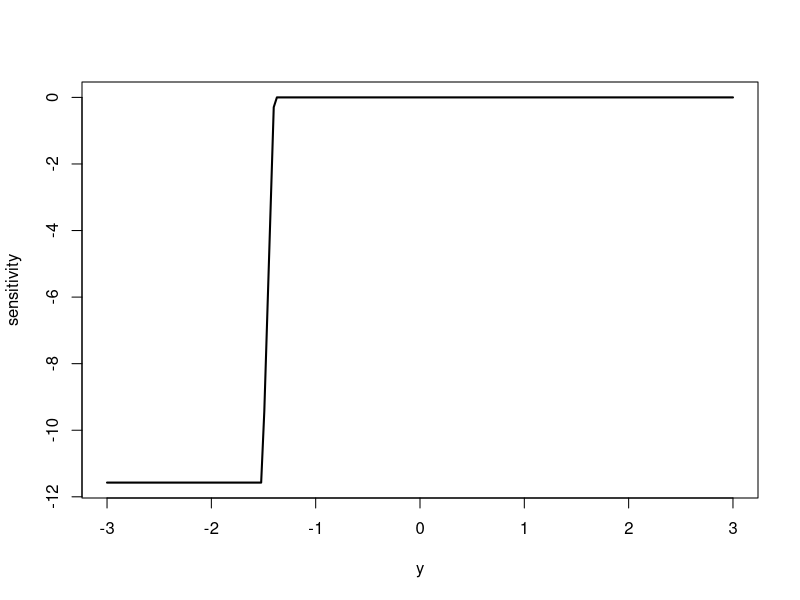
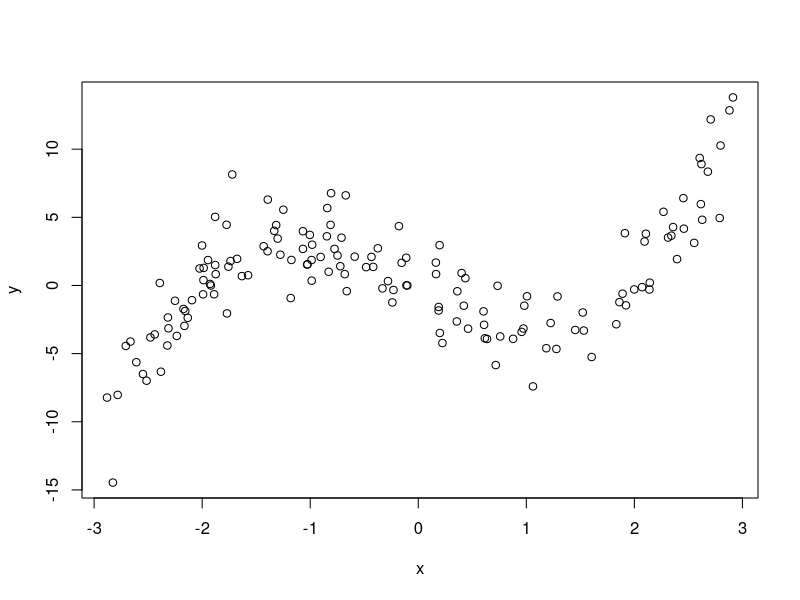
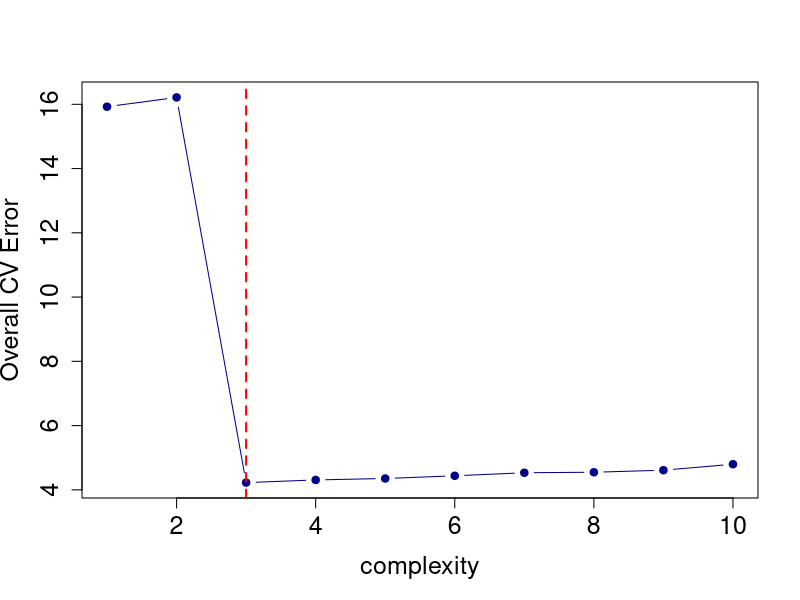
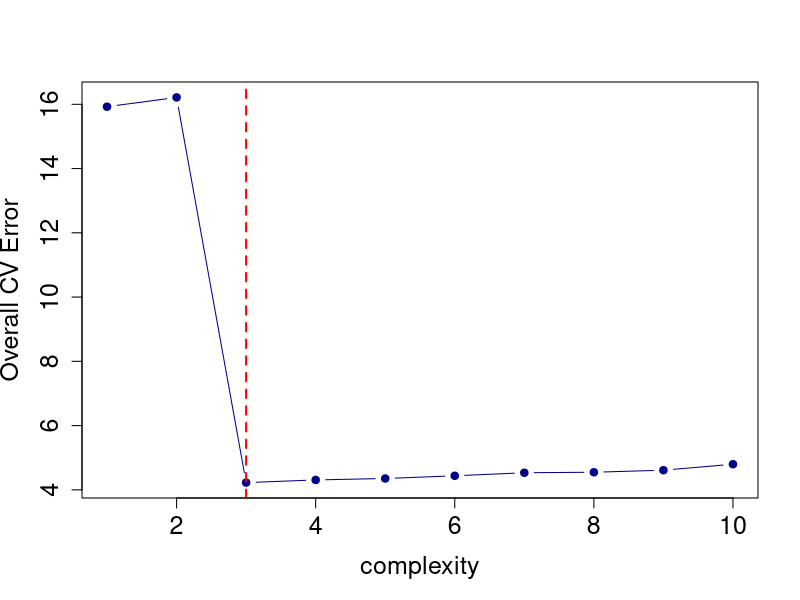
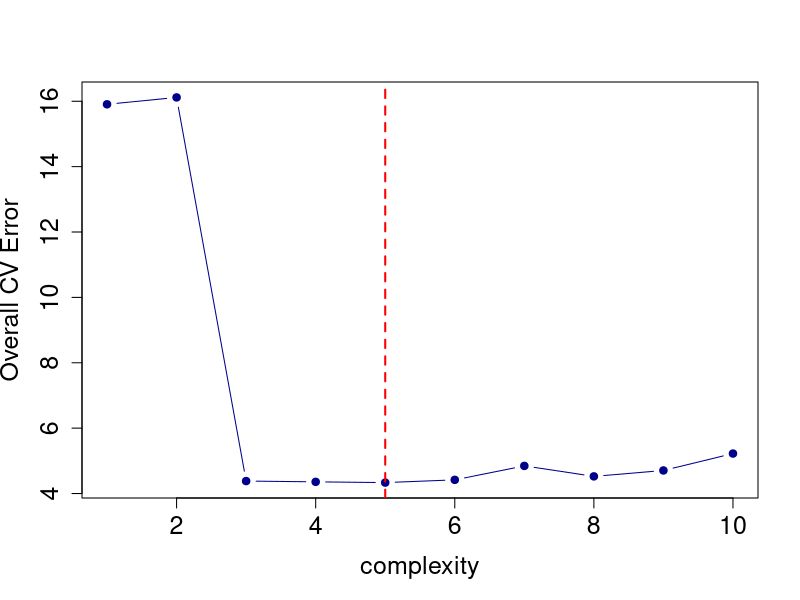
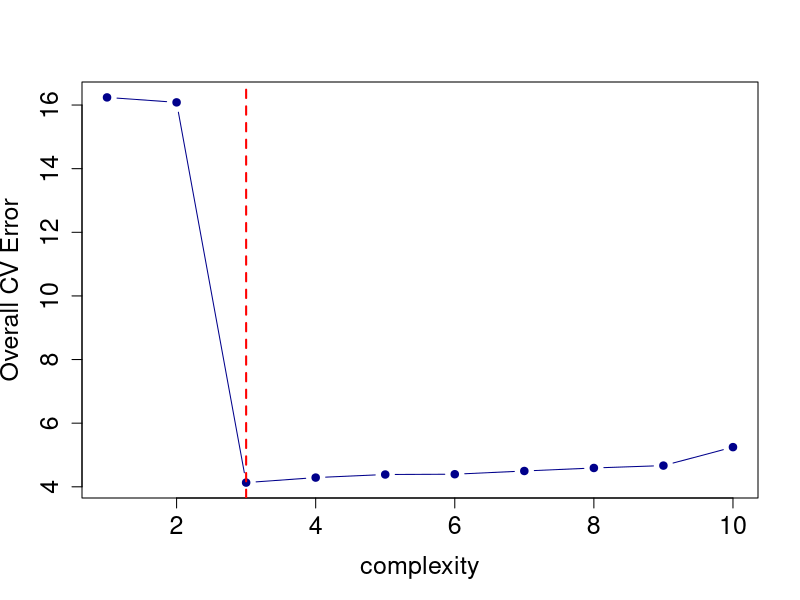
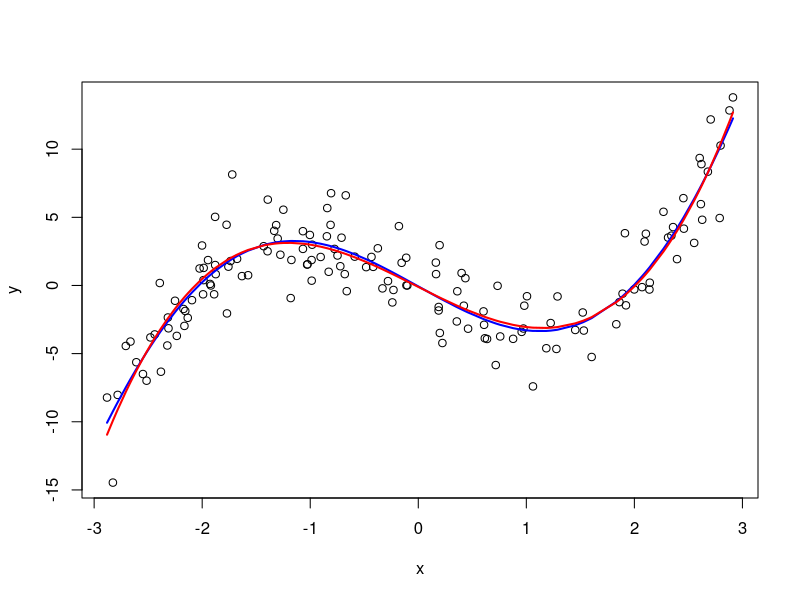
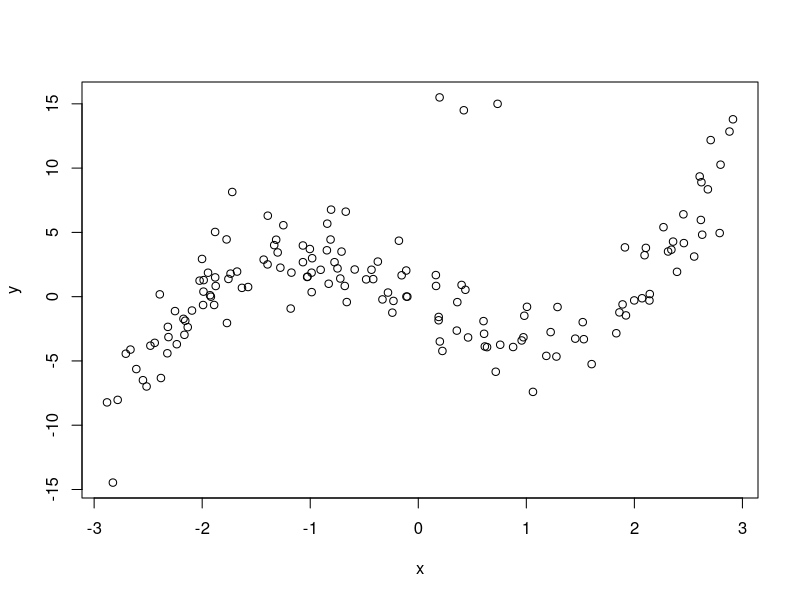

Reproduce these figures in R, in order.
## ---- chunk 1
knitr::opts_chunk$set(echo = TRUE)
## ---- chunk 2
set.seed(444)
ys = rnorm(100)
N = length(ys) + 1
k = 5
y_ordered = sort(ys)
y_k = y_ordered[k]
y_kminusOne = y_ordered[k - 1]
y = seq(-3 , 3, length.out=200)

sc = function(y, y_kminusOne, y_k) {
  if(y < y_kminusOne) {
    return(N * (y_kminusOne - y_k))
  } else if(y_k < y) {
    return(0)
  } else {
    return(N * (y - y_k))
  }
}

sensitivity = vector("numeric", 200)
for(i in 1:200) {
  sensitivity[i] = sc(y[i], y_kminusOne, y_k)
}

plot(y, sensitivity, type="l", lwd = 2)
## ---- chunk 3
set.seed(444)
x = runif(150,-3,3)
y = (x+2)*(x)*(x-2) + rnorm(150,sd=2)
plot(x, y)
## ---- chunk 4
library(boot)
complexity = c(1:10)
cv.err = vector("numeric", length(complexity))
data = data.frame('x' = x, 'y' = y)
set.seed(444)
for(i in 1:length(complexity)){
  glm.fit = glm(y ~ poly(x, complexity[i]))
  cv.err[i] = cv.glm(data, glm.fit)$delta[1]
}
## ---- chunk 5
plot(complexity, cv.err, pch=19, col="darkblue", type="b",
     cex.axis = 1.5, cex.lab=1.5, ylab="Overall CV Error")
indx = which.min(cv.err)
abline(v=indx, lty=2, lwd=2, col='red')
## ---- chunk 6
cv.err
## ---- chunk 7
data = data.frame('x' = x, 'y' = y)
set.seed(844)
for(i in 1:length(complexity)){
  glm.fit = glm(y ~ poly(x, complexity[i]))
  cv.err[i] = cv.glm(data, glm.fit)$delta[1]
}
## ---- chunk 8
plot(complexity, cv.err, pch=19, col="darkblue", type="b",
     cex.axis = 1.5, cex.lab=1.5, ylab="Overall CV Error")
indx = which.min(cv.err)
abline(v=indx, lty=2, lwd=2, col='red')
## ---- chunk 9
cv.err
## ---- chunk 10
data = data.frame('x' = x, 'y' = y)
set.seed(444)
for(i in 1:length(complexity)){
  glm.fit = glm(y ~ poly(x, complexity[i]))
  cv.err[i] = cv.glm(data, glm.fit, K = 10)$delta[1]
}
## ---- chunk 11
plot(complexity, cv.err, pch=19, col="darkblue", type="b",
     cex.axis = 1.5, cex.lab=1.5, ylab="Overall CV Error")
indx = which.min(cv.err)
abline(v=indx, lty=2, lwd=2, col='red')
## ---- chunk 12
cv.err
## ---- chunk 13
data = data.frame('x' = x, 'y' = y)
set.seed(844)
for(i in 1:length(complexity)){
  glm.fit = glm(y ~ poly(x, complexity[i]))
  cv.err[i] = cv.glm(data, glm.fit, K = 10)$delta[1]
}
## ---- chunk 14
plot(complexity, cv.err, pch=19, col="darkblue", type="b",
     cex.axis = 1.5, cex.lab=1.5, ylab="Overall CV Error")
indx = which.min(cv.err)
abline(v=indx, lty=2, lwd=2, col='red')
## ---- chunk 15
cv.err
## ---- chunk 16
xorder = order(x)
plot(x, y)
lines(x[xorder], predict(lm(y ~ poly(x, 5)))[xorder], type="l", col="blue", lwd=2)
lines(x[xorder], predict(lm(y ~ poly(x, 3)))[xorder], type="l", col="red", lwd=2)
## ---- chunk 17
set.seed(444)
x = runif(150,-3,3)
y = (x+2)*(x)*(x-2) + rnorm(150,sd=2)
Extreme.Indx = c(19 , 45 , 124)
y[Extreme.Indx] = c(15.5 , 14.5 , 15)
plot(x, y)
## ---- chunk 18
data = data.frame('x' = x, 'y' = y)
set.seed(444)
for(i in 1:length(complexity)){
  glm.fit = glm(y ~ poly(x, complexity[i]))
  cv.err[i] = cv.glm(data, glm.fit, K = 10)$delta[1]
}
## ---- chunk 19
plot(complexity, cv.err, pch=19, col="darkblue", type="b",
     cex.axis = 1.5, cex.lab=1.5, ylab="Overall CV Error")
indx = which.min(cv.err)
abline(v=indx, lty=2, lwd=2, col='red')
## ---- chunk 20
cv.err
## ---- chunk 21
glm(y ~ poly(x, 5))$coefficient
## ---- chunk 22
cost = function(y, yhat) {
  r = y - yhat
  sum = 0
  for(i in 1:length(r)) {
    if(abs(r[i]) <= 3) {
      sum = sum + 1 / 2 * r[i] ^ 2
    } else {
      sum = sum + 3 * (abs(r[i]) - 1.5)
    }
  }
  return(sum)
}

data = data.frame('x' = x, 'y' = y)
set.seed(444)
for(i in 1:length(complexity)){
  glm.fit = glm(y ~ poly(x, complexity[i]))
  cv.err[i] = cv.glm(data, glm.fit, cost, K = 10)$delta[1]
}
## ---- chunk 23
plot(complexity, cv.err, pch=19, col="darkblue", type="b",
     cex.axis = 1.5, cex.lab=1.5, ylab="Overall CV Error")
indx = which.min(cv.err)
abline(v=indx, lty=2, lwd=2, col='red')

## ---- chunk 24
cv.err
## ---- chunk 25
library(MASS)

huberfn = function (u, k = 3) {
  return(pmin(1, k/abs(u)))
}
rlm(y ~ poly(x, 5), psi = huberfn)$coefficient
## ---- chunk 26
xorder = order(x)
plot(x, y)
lines(x[xorder], predict(lm(y ~ poly(x, 5)))[xorder], type="l", col="blue", lwd=2)
lines(x[xorder], predict(rlm(y ~ poly(x, 5), psi = huberfn))[xorder], type="l", col="red", lwd=2)
## ---- chunk 27
clr = c(rep('red', 50), rep('blue', 50), rep('black', 50))
plot(x[xorder], y[xorder], col = clr)
## ---- chunk 28
par(mfrow = c(2, 2))
complexity = c(1:3)
for(i in 1:length(complexity)){
  plot(x, y, col = 'grey')
  model1 = lm(y[xorder[1:50]] ~ poly(x[xorder[1:50]], i))
  model2 = lm(y[xorder[51:100]] ~ poly(x[xorder[51:100]], i))
  model3 = lm(y[xorder[101:150]] ~ poly(x[xorder[101:150]], i))
  lines(x[xorder[1:50]], predict(model1), col = 'blue', lwd = 2)
  lines(x[xorder[51:100]], predict(model2), col = 'blue', lwd = 2)
  lines(x[xorder[101:150]], predict(model3), col = 'blue', lwd = 2)
}
## ---- chunk 29
par(mfrow = c(2, 2))
for(i in 1:length(complexity)){
  plot(x, y, col = 'grey')
  model1 = rlm(y[xorder[1:50]] ~ poly(x[xorder[1:50]], i), psi = huberfn)
  model2 = rlm(y[xorder[51:100]] ~ poly(x[xorder[51:100]], i), psi = huberfn)
  model3 = rlm(y[xorder[101:150]] ~ poly(x[xorder[101:150]], i), psi = huberfn)
  lines(x[xorder[1:50]], predict(model1), col = 'blue', lwd = 2)
  lines(x[xorder[51:100]], predict(model2), col = 'blue', lwd = 2)
  lines(x[xorder[101:150]], predict(model3), col = 'blue', lwd = 2)
}
## ---- chunk 30
for(i in 1:length(complexity)){
  plot(x, y)
  model1 = lm(y[xorder[1:50]] ~ poly(x[xorder[1:50]], i))
  model2 = lm(y[xorder[51:100]] ~ poly(x[xorder[51:100]], i))
  model3 = lm(y[xorder[101:150]] ~ poly(x[xorder[101:150]], i))
  
  rbmodel1 = rlm(y[xorder[1:50]] ~ poly(x[xorder[1:50]], i), psi = huberfn)
  rbmodel2 = rlm(y[xorder[51:100]] ~ poly(x[xorder[51:100]], i), psi = huberfn)
  rbmodel3 = rlm(y[xorder[101:150]] ~ poly(x[xorder[101:150]], i), psi = huberfn)
  
  lines(x[xorder[1:50]], predict(model1), col = 'blue', lwd = 2)
  lines(x[xorder[51:100]], predict(model2), col = 'blue', lwd = 2)
  lines(x[xorder[101:150]], predict(model3), col = 'blue', lwd = 2)
  
  lines(x[xorder[1:50]], predict(rbmodel1), col = 'red', lwd = 2)
  lines(x[xorder[51:100]], predict(rbmodel2), col = 'red', lwd = 2)
  lines(x[xorder[101:150]], predict(rbmodel3), col = 'red', lwd = 2)
}
